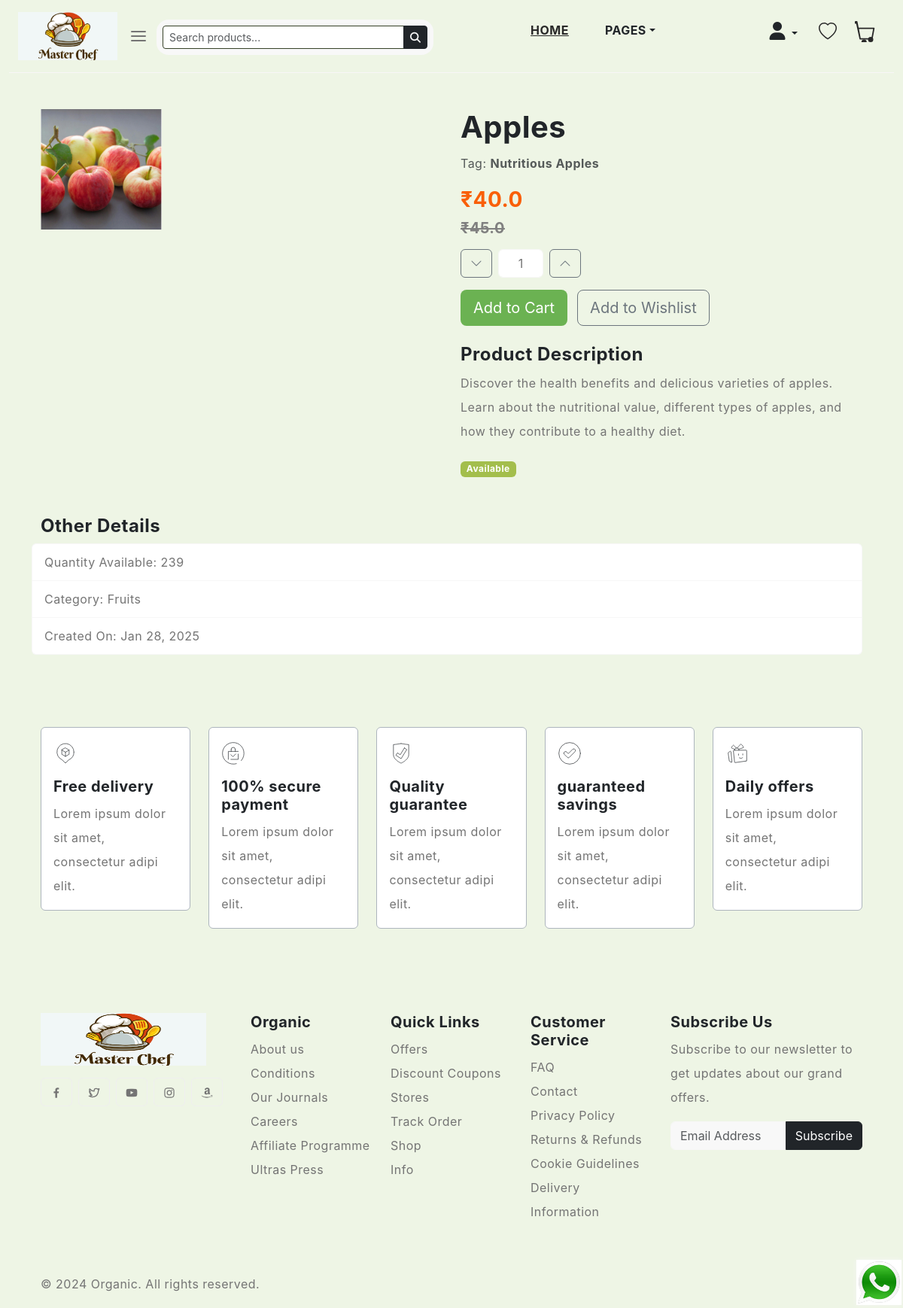
/categories_view/Fruits/Apples/, run on the app's committed database.
### FoodApp/models.py (models this page shows, shortened)
class Product(models.Model):
    category = models.ForeignKey(Category, on_delete=models.CASCADE)
    slug=models.CharField(max_length=150,null=False,blank=False)
    name=models.CharField(max_length=150,null=False,blank=False)
    product_image=models.ImageField(upload_to=get_image_path,null=True,blank=True)
    small_description=models.CharField(max_length= 250,null=False,blank=False)
    quantity=models.IntegerField(null=False,blank=False)
    descriptions=models.TextField(max_length= 500,null=False,blank=False)
    original_price=models.FloatField(null=False,blank=False)
    selling_price=models.FloatField(null=False,blank=False)
    status=models.BooleanField(default=False,help_text="0=default,1=Trending")
    trending=models.BooleanField(default=False,help_text="0=default,1=Trending")
    tag=models.CharField(max_length=150,null=False,blank=False)
    meta_title=models.CharField(max_length=150,null=False,blank=False)
    meta_keywords=models.CharField(max_length=150,null=False,blank=False)
    meta_description=models.TextField(max_length= 500,null=False,blank=False)
    created_at=models.DateTimeField(auto_now_add=True)

class Category(models.Model):
    slug=models.CharField(max_length=150,null=False,blank=False)
    name=models.CharField(max_length=150,null=False,blank=False)
    image=models.ImageField(upload_to=get_file_path,null=True,blank=True)
    descriptions=models.TextField(max_length= 500,null=False,blank=False)
    status=models.BooleanField(default=False,help_text="0=default,1=Trending")
    meta_title=models.CharField(max_length=150,null=False,blank=False)
    meta_keywords=models.CharField(max_length=150,null=False,blank=False)
    meta_description=models.TextField(max_length= 500,null=False,blank=False)
    created_at=models.DateTimeField(auto_now_add=True)

### FoodApp/views.py (the view)
# urls.py: path('categories_view/<str:catslug>/<str:prodslug>/',views.productview,name='productview'),
def productview(request,catslug,prodslug):
    if (Category.objects.filter(slug=catslug,status=0)):
        if (Product.objects.filter(slug=prodslug,status=0)):
            product = Product.objects.filter(slug=prodslug).first()
            context = {
                'product':product
            }
        else:
            messages.error(request,"No Such Product Found")
            return redirect("categories")
    else:
        messages.error(request,"No such Category Found")
        return redirect("categories")
    return render(request,'pages/productview.html',context)

### templates/pages/productview.html (shortened to what this page needs)
{% extends 'base.html' %}
{% load static %}
{% block content %}
<!DOCTYPE html>
<html lang="en">
<head>
    <link href="https://cdn.jsdelivr.net/npm/bootstrap@5.3.0-alpha1/dist/css/bootstrap.min.css" rel="stylesheet">
    <link href="https://cdn.jsdelivr.net/npm/bootstrap-icons/font/bootstrap-icons.css" rel="stylesheet">
</head>
<body>
    <div class="container my-5 product_data">
        <div class="row">
            <div class="col-md-6">
                <div class="zoom-effect">
                    <img src="{{ product.product_image.url }}" alt="{{ product.name }}" class="img-fluid product-image">
                </div>
            </div>
            <div class="col-md-6">
                <h1>{{ product.name }}</h1>
                <p class="text-muted">Tag: <strong>{{ product.tag }}</strong></p>
                <h3 class="text-danger">₹{{ product.selling_price }}</h3>
                <h5 class="strike-through">₹{{ product.original_price }}</h5>
                <div class="d-flex align-items-center my-3">
                    <button class="btn btn-outline-secondary" id="decrement"><i class="bi bi-chevron-down"></i></button>
                    <input type="text" id="quantity" value="1" class="form-control text-center mx-2" style="width: 60px;">
                    <button class="btn btn-outline-secondary" id="increment"><i class="bi bi-chevron-up"></i></button>
                </div>
                <button class="btn btn-primary btn-lg me-2 addtoCart">Add to Cart</button>
                <button class="btn btn-outline-secondary btn-lg addto_w_list">Add to Wishlist</button>
                <div class="mt-4">
                    <h4>Product Description</h4>
                    <p>{{ product.descriptions }}</p>
                </div>
                {% if product.quantity %}
                    <span class="badge bg-success">Available</span>
                {% else %}
                    <span class="badge bg-danger">Out of Stock</span>
                {% endif %}
            </div>
        </div>
        <div class="row mt-5">
            <h4>Other Details</h4>
            <ul class="list-group">
                <li class="list-group-item">Quantity Available: {{ product.quantity }}</li>
                <li class="list-group-item">Category: {{ product.category.name }}</li>
                <li class="list-group-item">Created On: {{ product.created_at|date:"M d, Y" }}</li>
            </ul>
        </div>
    </div>
</body>
</html>
{% endblock %}

### static/css/style.css (style rules this page uses)
body { --heading-font : "Inter", sans-serif; --bs-link-color: #333; --bs-link-hover-color:#333; --bs-link-color-rgb: 40,40,40; --bs-link-hover-color-rgb: 0,0,0; --bs-light-rgb: 248, 248, 248; --bs-font-sans-serif: "Inter", sans-serif; --bs-body-font-family: var(--bs-font-sans-serif); --bs-body-font-size: 1rem; --bs-body-font-weight: 400; --bs-body-line-height: 2; --bs-body-color: #747474; --bs-primary: #6BB252; --bs-primary-rgb: 107, 178, 82; --bs-secondary: #364127; --bs-secondary-rgb: 54, 65, 39; --bs-danger: #F95F09; --bs-danger-rgb: 249, 95, 9; --bs-success: #a3be4c; --bs-success-rgb: 163, 190, 76; --bs-primary-bg-subtle: #FFF9EB; --bs-success-bg-subtle: #eef5e5; --bs-border-color: #F7F7F7; }
.btn-primary { --bs-btn-color: #fff; --bs-btn-bg: var(--bs-primary); --bs-btn-border-color: transparent; --bs-btn-hover-color: #fff; --bs-btn-hover-bg: #f7a422; --bs-btn-hover-border-color: transparent; --bs-btn-focus-shadow-rgb: 49,132,253; --bs-btn-active-color: #fff; --bs-btn-active-bg: var(--bs-primary); --bs-btn-active-border-color: transparent; --bs-btn-active-shadow: inset 0 3px 5px rgba(0, 0, 0, 0.125); --bs-btn-disabled-color: #fff; --bs-btn-disabled-bg: #d3d7dd; --bs-btn-disabled-border-color: transparent; }
body { letter-spacing: 0.03em; }
h1,h2,h3,h4,h5,h6 { font-family: var(--heading-font); color: var(--bs-dark); font-weight: 700; }
.container, .container-fluid, .container-lg, .container-md, .container-sm, .container-xl, .container-xxl { --bs-gutter-x: 3rem; }

### templates/pages/productview.html (style rules this page uses)
.product-image { max-width: 100%; height: auto; }
.strike-through { text-decoration: line-through; color: gray; }
.zoom-effect { overflow: hidden; }
.zoom-effect img { transition: transform 0.5s ease; }

### data on the page
Product: product_image (picture), name "Apples", tag "Nutritious Apples", selling_price "40.0", original_price "45.0", descriptions "Discover the health benefits and delicious varieties of apples. Learn about the nutritional value, different types of apples, and how they contribute to a healthy diet.", quantity "239", category.name "Fruits", created_at "Jan 28, 2025"
